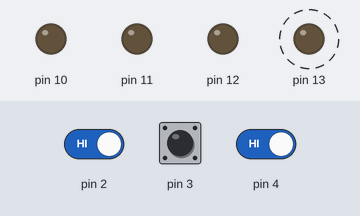
Recording of a sketch running on a simulated Arduino Uno, built with avr-gcc and run on an emulated ATmega328P. Parts: output pins drawn as LEDs (lit = HIGH). Dashed ring = blinking. The test bench sets the inputs (shaded band); at power-on: pin 4 HIGH, pin 2 HIGH, pin 3 HIGH.

Above: at 1.2 s.
1.3 s: pin 4 driven LOW
At 1.48 s:
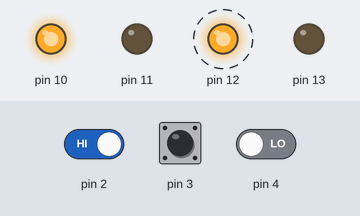
4.3 s: pin 2 driven LOW
At 4.59 s:
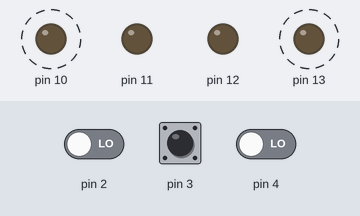
7.3 s: pin 2 driven HIGH
At 7.66 s:
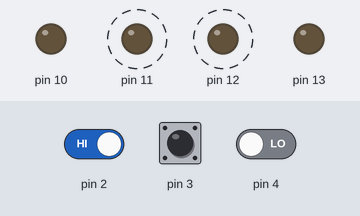
Timing chart, 0 to 16.3 s (numbered marks = the images above; inputs shaded):
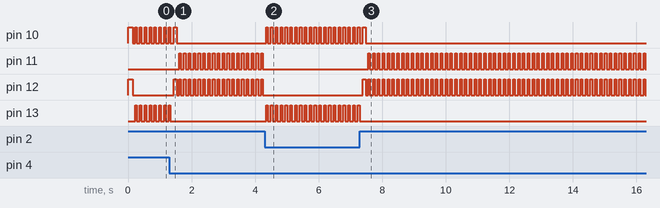

The sketch:

maze_solver_robot.ino
```cpp
int rig,mid,lef;
void setup() {
  // put your setup code here, to run once:
  pinMode(10,OUTPUT);
  pinMode(11,OUTPUT);
  pinMode(12,OUTPUT);
  pinMode(13,OUTPUT);
  pinMode(2,INPUT);
  pinMode(3,INPUT);
  pinMode(4,INPUT);
}
void stop(int n){
for(int i=0;i<n;i++){
  digitalWrite(10,LOW);
  digitalWrite(11,LOW);
  digitalWrite(12,LOW);
  digitalWrite(13,LOW);
  delay(1);
}
}
void left(){
  digitalWrite(10,HIGH);
  digitalWrite(11,LOW);
  digitalWrite(12,LOW);
  digitalWrite(13,HIGH);
}
void right(){
  digitalWrite(10,LOW);
  digitalWrite(11,HIGH);
  digitalWrite(12,HIGH);
  digitalWrite(13,LOW);
}
void forward(){
  digitalWrite(10,HIGH);
  digitalWrite(11,LOW);
  digitalWrite(12,HIGH);
  digitalWrite(13,LOW);
}
void backward(){
  digitalWrite(10,LOW);
  digitalWrite(11,HIGH);
  digitalWrite(12,LOW);
  digitalWrite(13,HIGH);
}

void leftTurn(){
  int m_tem = 1;
  while(m_tem!=0){
    left();
    delay(50);
    stop(100);
    m_tem = digitalRead(3);
    int r_tem = digitalRead(4);
    if(r_tem == 0){
      m_tem = 0;
    }
  }
}

void rightTurn(){
  int l_tem = 1;
  while(l_tem!=0){
    right();
    delay(50);
    stop(100);
    l_tem = digitalRead(2);
    int m_tem= digitalRead(3);
    if(m_tem == 0){
      l_tem=0;
    }
  }
}
void loop() {
  // put your main code here, to run repeatedly:
  // 0 is the output when the black line is detected, where as 1 is the output when white surfce is detected
 lef = digitalRead(2);
 rig = digitalRead(4);
 mid = digitalRead(3);
 if((lef == 0)&&(mid == 0)&&(rig == 1)){
   leftTurn();  // because the left T-segment is identified
 }
  if((lef == 0)&&(mid == 1)&&(rig == 0)){
   leftTurn();  // because the vertical T-segment is identified
 }
   if((lef == 0)&&(mid == 1)&&(rig == 1)){
   leftTurn();  // because the left turn is identified
 }
  if((lef == 1)&&(mid == 0)&&(rig == 0)){
   forward();  // because the right-T is identified
   delay(80);
   stop(50);
 }
 if((lef ==1)&&(mid==0)&&(rig ==1)){
  forward();
  delay(100);
  stop(70);
 }
  if((lef == 1)&&(mid == 1)&&(rig == 0)){
   forward();
   delay(100);
   stop(70);
   rightTurn();  // because the right turn is identified
 }
   if((lef == 1)&&(mid == 1)&&(rig == 1)){
   forward();
   delay(150);
   stop(70);// dead end is identified or robot move out of path- turn back if dead end
   int l_temp = digitalRead(2);
   int m_temp = digitalRead(3);
   int r_temp = digitalRead(4);
   if((lef == 1)&&(mid == 1)&&(rig == 1)){
     leftTurn();
   }
   }
   if((lef == 0)&&(mid == 0)&&(rig == 0)){
   forward();
   delay(150);
   stop(70);// 4-way intersection or maze end area identified
   int l_temp = digitalRead(2);
   int m_temp = digitalRead(3);
   int r_temp = digitalRead(4);
   if((l_temp == 0)&&(m_temp == 0)&&(r_temp  == 0)){
    exit(0);
   }
   else{
     leftTurn();
   }
   }
}
```

Measured:
- after the input at 1.3 s, pin 11: alternates HIGH for 0.05 s and LOW for 0.10 s, starting after 0.31 s; pin 12: alternates HIGH for 0.05 s and LOW for 0.10 s, starting after 0.14 s; pin 13: goes on until 1.3 s, then stays LOW
- after the input at 4.3 s, pin 10, pin 13: alternates HIGH for 0.05 s and LOW for 0.10 s, starting after 0.05 s; pin 11, pin 12: stops changing and stays LOW
- after the input at 7.3 s, pin 11: alternates HIGH for 0.05 s and LOW for 0.10 s, starting after 0.26 s; pin 12: alternates HIGH for 0.05 s and LOW for 0.10 s, starting after 0.09 s; pin 13: stops changing and stays LOW
- by itself, pin 13: alternates HIGH for 0.05 s and LOW for 0.10 s
